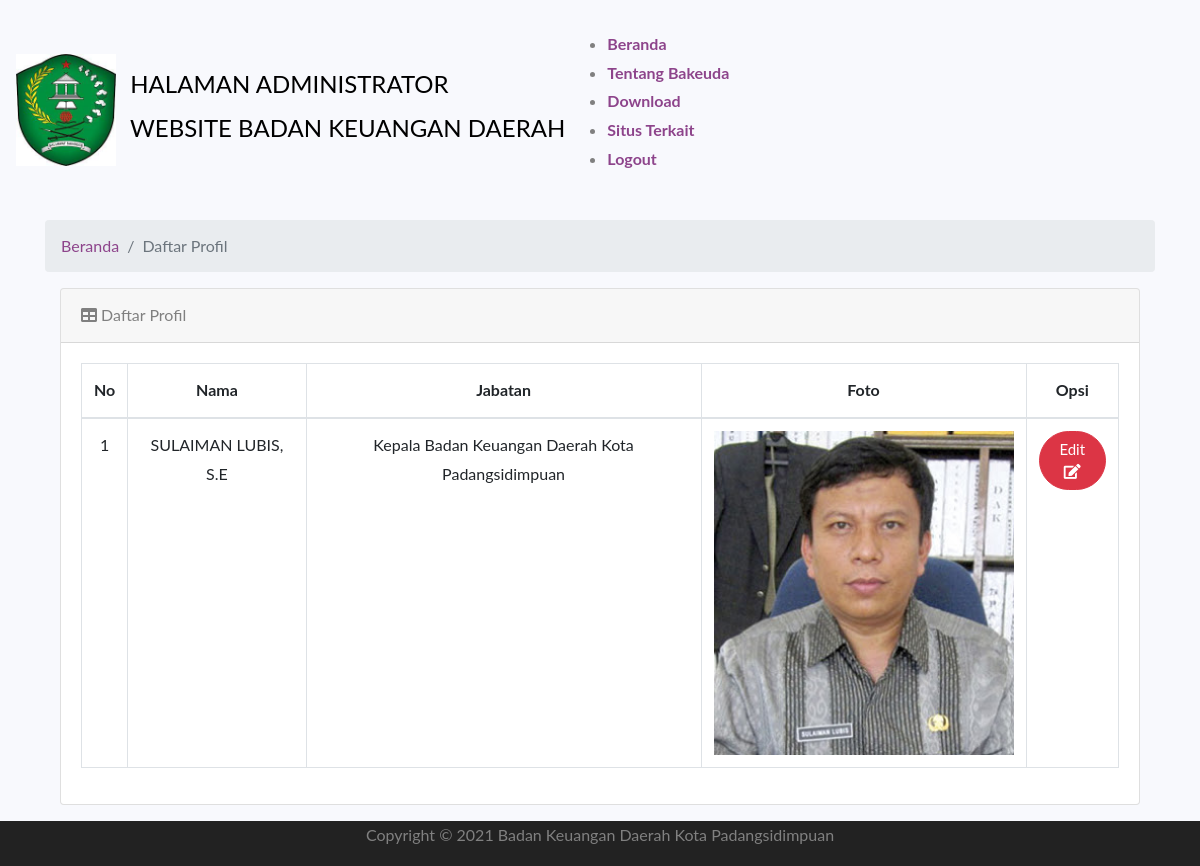
Screenshot of /administrator/profil with the database file from the repository.
### tables this page shows
CREATE TABLE `tbl_profil` (
  `id_profil` int(128) NOT NULL,
  `nama` varchar(128) NOT NULL,
  `jabatan` varchar(128) NOT NULL,
  `nama_berkas` varchar(128) NOT NULL
);

### application/controllers/Administrator.php (called while the page is built, shortened)
<?php
class Administrator extends CI_Controller {
	public function __construct()
	{
		$this->load->helper('url');
		$this->load->helper('form');
		$this->load->library('form_validation');
		$this->load->model('model_login');
		$this->load->model('model_download');
		$this->load->model('model_informasi');
		$this->load->model('model_bangunanbakeuda');
		$this->load->model('model_profil');
		$this->load->model('model_galeri');
		$this->load->model('model_slidegambarutama');
		$this->load->model('model_tentangbakeuda');
		$this->load->model('model_video');
		$this->load->model('model_berita');
		$this->load->library('session');
	}
	public function profil()
	{
        $data['content'] = $this->model_profil->Tampilprofil();
		$this->load->view('administrator/profil',$data);
	}
}

### index.php (called while the page is built, shortened)
<?php
require_once BASEPATH.'core/CodeIgniter.php';

### application/models/Model_profil.php (called while the page is built, shortened)
<?php if ( ! defined('BASEPATH')) exit('No direct script access allowed');
class Model_profil extends CI_Model {
	function Tampilprofil()
    {
		$this->db->order_by('id_profil');
        return $this->db->from('tbl_profil')
			->get();
    }
}

### application/views/administrator/profil.php (the view, shortened to what this page needs)
<BR>
    <section id_profil="services" class="services">
      <div class="container">
      <ol class="breadcrumb" >
        <li class="breadcrumb-item">
          <a href="<?php echo base_url('administrator/home')?>">Beranda</a>
        </li>
        <li class="breadcrumb-item active">Daftar Profil</li>
      </ol>
      <div class="container">
  <div class="card mb-3">
        <div class="card-header">
          <i class="fa fa-table"></i> Daftar Profil</div>
        <div class="card-body">
          <div class="table-responsive">
          <table class="table table-bordered" id="example" width="100%" cellspacing="0">
              <thead>
                <tr class="text-center">
                  <th>No</th>
                  <th>Nama</th>
                  <th>Jabatan</th>
                  <th>Foto</th>
                  <th>Opsi</th>
                </tr>
              </thead>
            <tbody  class="text-center">
                <tr>
                <?php
                  $i = 1;
                  foreach ($content->result() as $data) : ?>
                  <td><?= $i ?></td>
                  <td align="center"><?= $data->nama ?></td>
                  <td align="center"><?= $data->jabatan ?></td>
                  <td align="center"><img width="300" src="<?php echo base_url(); ?>uploads/<?php echo $data->nama_berkas; ?>"/></td>
                  <td>
                  <a href="<?php echo base_url()?>administrator/profiledit/<?php echo $data->id_profil; ?>" class="btn btn-danger">Edit<i class="fa fa-edit"></i></a>
                  </td>
                </tr>
                    <?php
                      $i++;
                    endforeach;
                  ?>
              </tbody>
            </table>
          </div>
        </div>
      </div>
    </div>
  </div>

### rows the page displays
tbl_profil: nama "SULAIMAN LUBIS, S.E", jabatan "Kepala Badan Keuangan Daerah Kota Padangsidimpuan", nama_berkas (picture)
